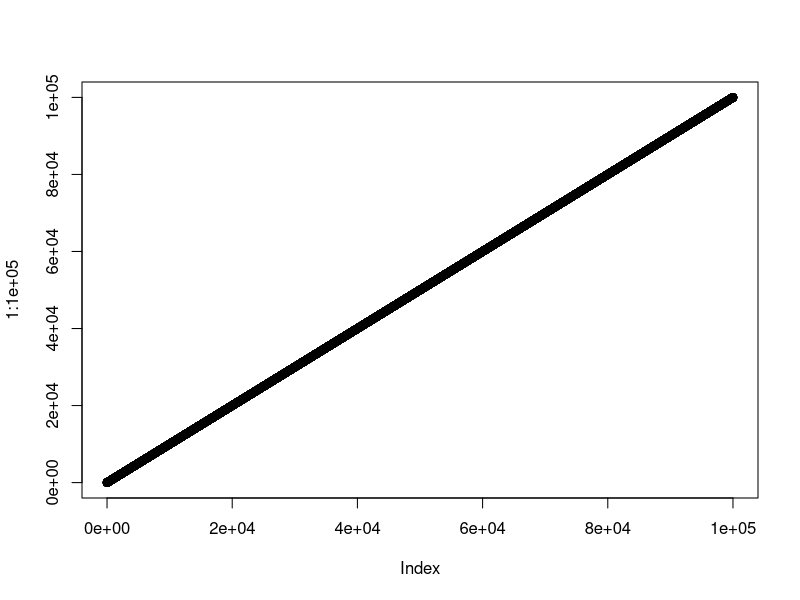

Write the R code that produced this figure.
## ---- chunk 1

library(stats)

plot(1:100000)

n <- 5
rep(1:n, each=200)


x <- 99
c <- 1 - (1 - (x/100))/2
c


## ---- chunk 2

cv <- function(x) {
  
  c <- 1 - (1 - (x/100))/2
  return(c)
  
}


a <- 5
s <- 2
n <- 20
c <- 99


error <- qnorm(cv(c))*s/sqrt(n)
left <- a - error
right <- a + error
left
right

## ---- chunk 3

x <- 62.7
s2 <- 25
s <- sqrt(s)
n <- 100
c <- 95

error <- qnorm(cv(c))*s/sqrt(n)
left <- x - error
right <- x + error
left
right


## ---- chunk 4
#Binomial

n <- 50
p <- 0.25
q <- 0.75
c <- 99

error <- qnorm(cv(c)) * sqrt(p*q)/sqrt(n)
left <- p - error
right <- p + error
left
right

## ---- chunk 5

n <- 100
x <- 155
s2 <- 8.7^2
s <- 8.7
c <- 99
error <- qnorm(cv(c))*s/sqrt(n)
left <- x - error
right <- x + error
left
right

## ---- chunk 6

s <- 8
n <- 25
x <- 42.7
c <- 95

error <- qnorm(cv(c))*s/sqrt(n)
left <- x - error
right <- x + error
left
right


## ---- chunk 7

n <- 348
p <- 92/348
q <- (1 - p)
c <- 95

error <- qnorm(cv(c)) * sqrt(p*q)/sqrt(n)
left <- p - error
right <- p + error
left
right

## ---- chunk 8

c(2.7, 2.8, 3.0, 2.3, 2.3, 2.2, 2.8, 2.1, 2.4)


